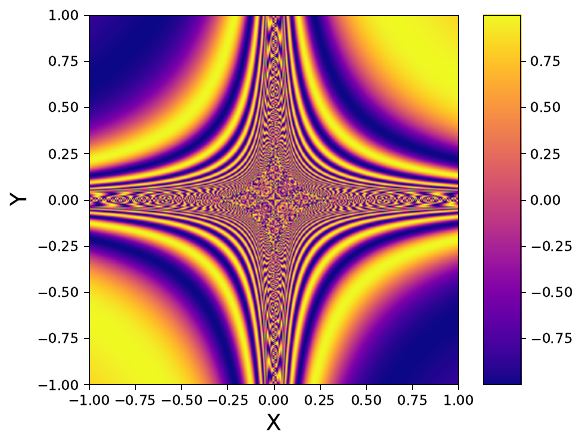

Reproduce this figure in Python.
"""Plot the function sin(1 / XY)."""

import matplotlib.pyplot as plt
import numpy as np

# Compute sin(1 / xy)
sz = 1000
X = np.linspace(-1, 1, sz)
Y = np.linspace(-1, 1, sz)
X, Y = np.meshgrid(X, Y)
Z = np.sin(1 / (X * Y))

# Plot it
fig, ax = plt.subplots(1)
im = ax.imshow(Z, cmap=plt.get_cmap("plasma"),
               origin="lower", extent=(-1, 1, -1, 1))
plt.colorbar(im, shrink=1, aspect=10)
ax.set_xlabel("X", fontsize=16)
ax.set_ylabel("Y", fontsize=16)

# Save it
fig.savefig("pretty_function.pdf", bbox_inches="tight")
